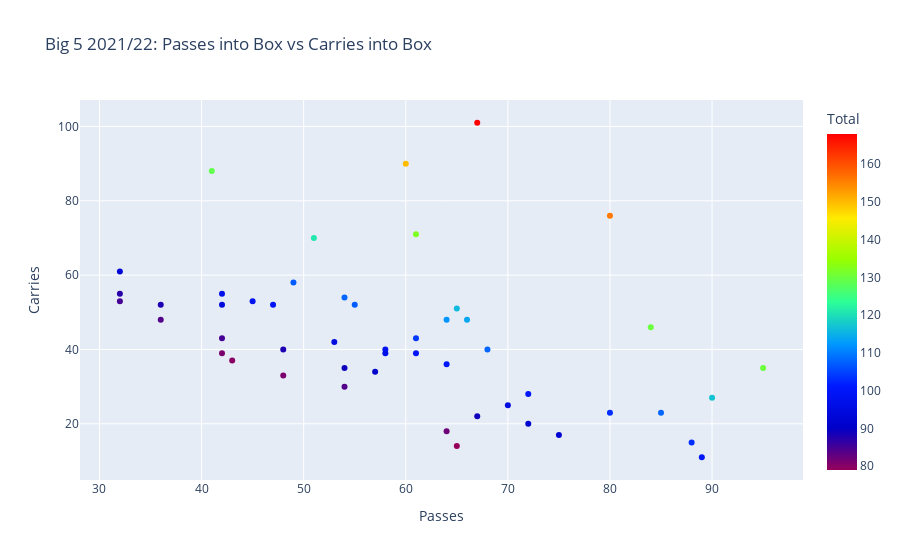

Notebook source saved alongside this figure:
### Markdown cell above
## Progression in advanced positions

Vinícius Júnior's outstanding breakthrough season is reflected here. His ability to progress the ball into the penalty box is unmatched by any other player. He has registered a respectable number of passes into the box, but his primary method of progression into the box is through carries. Two other elite carriers of the ball into the box are Kylian Mbappé and Jack Grealish, with the latter particularly disinclined to pass the ball into the box. 

Stand out final third progressor João Cancelo also stands out for advanced progression. Although he produced an impressive number of final third carries, when it comes to progressing the ball into the box, Cancelo prefers to pass it (you'll find him on the far right of the chart). Current Ballon D'or winner Leo Messi and Ballon D'or hopeful Karim Benzema can also be found in this area of the chart, as can Alexander-Arnold, Benjamin Bourigeaud, and Bruno Fernandes. 

Perhaps more surprisingly, Gerard Deulofeu, a La Masia graduate who has never found his place in the Spanish national team, had an outstanding season as a progressor for Serie A side Udinese (he's at the upper right of the chart and is second only to Vini Jr for progression into the box).

### Code cell
box18_df['total18'] = box18_df['Pass18'] + box18_df['Carry18']
box18_df['cp9018'] = box18_df['Carry18'] / box18_df['90s']
box18_df['pp9018'] = box18_df['Pass18'] / box18_df['90s']
box18_df.sort_values(by='total18', inplace=True, ascending=False)
#keep only top 50
prog18_df = box18_df.head(50)
prog18_df['cp9018'] = prog18_df['cp9018'].round(decimals = 3)
prog18_df['pp9018'] = prog18_df['pp9018'].round(decimals = 3)
prog18_df.rename(columns = {'Carry18':'Carries', 'Pass18':'Passes', 'total18':'Total', 'cp9018':'Carries p90', 'pp9018':'Passes p90'}, inplace = True)
fig = px.scatter(prog18_df, x="Passes", y="Carries", color="Total", hover_data=['Player', 'Squad', 'Comp', 'Passes p90', 'Carries p90'], color_continuous_scale=px.colors.sequential.Rainbow, title="Big 5 2021/22: Passes into Box vs Carries into Box")
fig.show()

### Figure 1 — Plotly figure (JSON) as saved in the notebook; plotly's stock layout.template omitted (floating-point values rounded to 4 significant figures; data arrays with more than 128 entries replaced by an {"elided": "..."} marker saying what was removed)
{"data": [{"customdata": {"elided": "50x5 mixed values"}, "hovertemplate": "Passes=%{x}<br>Carries=%{y}<br>Player=%{customdata[0]}<br>Squad=%{customdata[1]}<br>Comp=%{customdata[2]}<br>Passes p90=%{customdata[3]}<br>Carries p90=%{customdata[4]}<br>Total=%{marker.color}<extra></extra>", "legendgroup": "", "marker": {"color": [168, 156, 150, 132, 130, 130, 129, 121, 117, 116, 114, 112, 108, 108, 108, 107, 107, 104, 103, 103, 100, 100, 100, 100, 99, 98, 98, 97, 97, 95, 95, 94, 93, 92, 92, 91, 89, 89, 88, 88, 87, 85, 85, 84, 84, 82, 81, 81, 80, 79], "coloraxis": "coloraxis", "symbol": "circle"}, "mode": "markers", "name": "", "orientation": "v", "showlegend": false, "type": "scatter", "x": [67, 80, 60, 61, 95, 84, 41, 51, 90, 65, 66, 64, 54, 68, 85, 49, 55, 61, 88, 80, 89, 64, 61, 72, 47, 45, 58, 42, 58, 53, 70, 42, 32, 75, 72, 57, 54, 67, 48, 36, 32, 32, 42, 54, 36, 64, 48, 42, 43, 65], "xaxis": "x", "y": [101, 76, 90, 71, 35, 46, 88, 70, 27, 51, 48, 48, 54, 40, 23, 58, 52, 43, 15, 23, 11, 36, 39, 28, 52, 53, 40, 55, 39, 42, 25, 52, 61, 17, 20, 34, 35, 22, 40, 52, 55, 53, 43, 30, 48, 18, 33, 39, 37, 14], "yaxis": "y"}], "layout": {"coloraxis": {"colorbar": {"title": {"text": "Total"}}, "colorscale": [[0, "rgb(150,0,90)"], [0.125, "rgb(0,0,200)"], [0.25, "rgb(0,25,255)"], [0.375, "rgb(0,152,255)"], [0.5, "rgb(44,255,150)"], [0.625, "rgb(151,255,0)"], [0.75, "rgb(255,234,0)"], [0.875, "rgb(255,111,0)"], [1, "rgb(255,0,0)"]]}, "legend": {"tracegroupgap": 0}, "title": {"text": "Big 5 2021/22: Passes into Box vs Carries into Box"}, "xaxis": {"anchor": "y", "domain": [0, 1], "title": {"text": "Passes"}}, "yaxis": {"anchor": "x", "domain": [0, 1], "title": {"text": "Carries"}}}}
